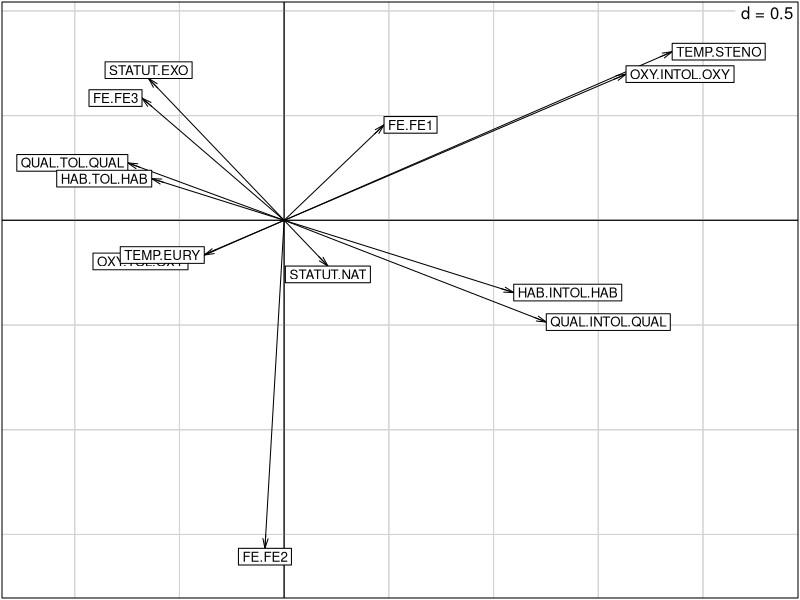
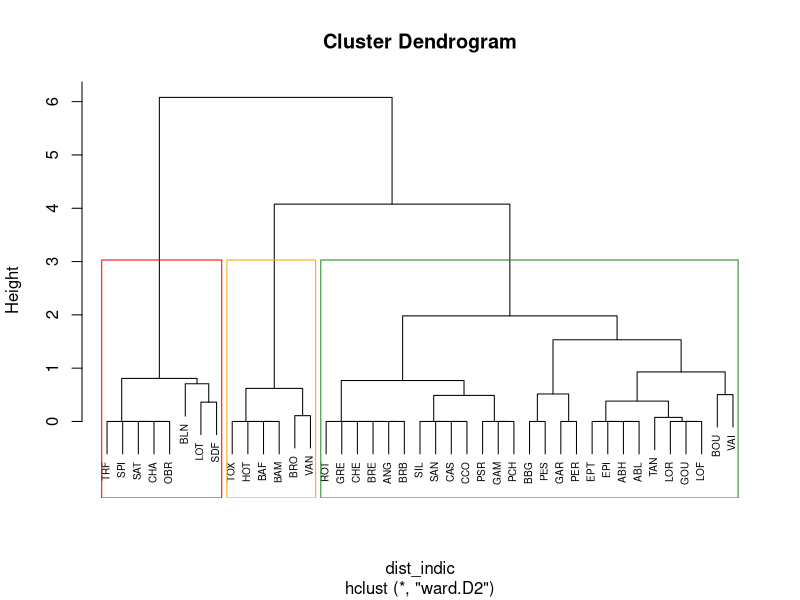
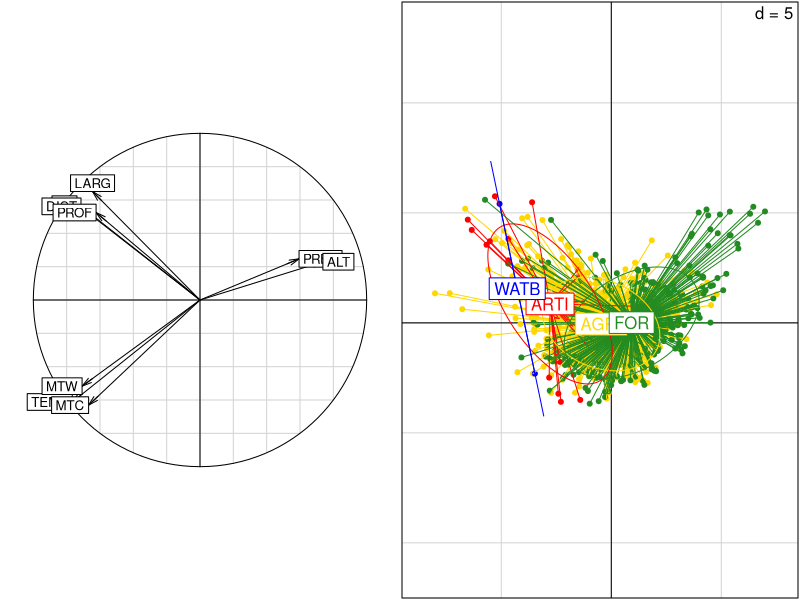
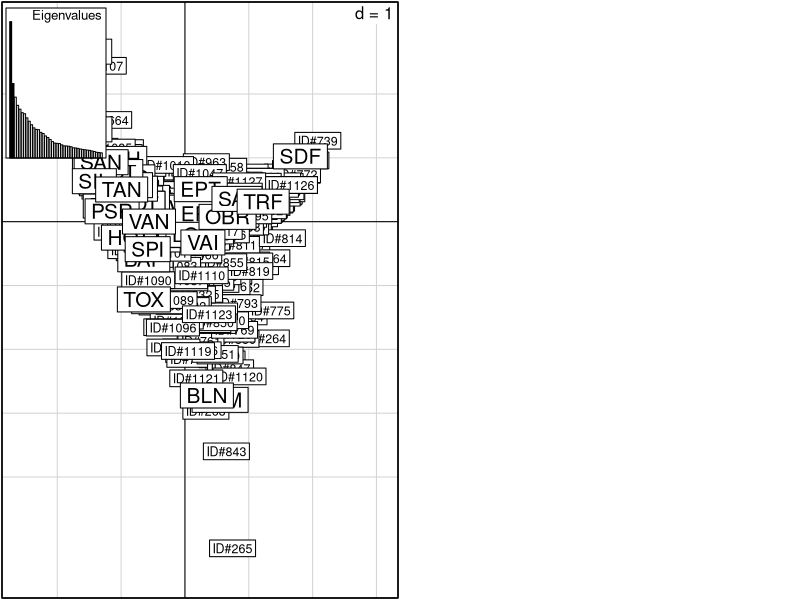
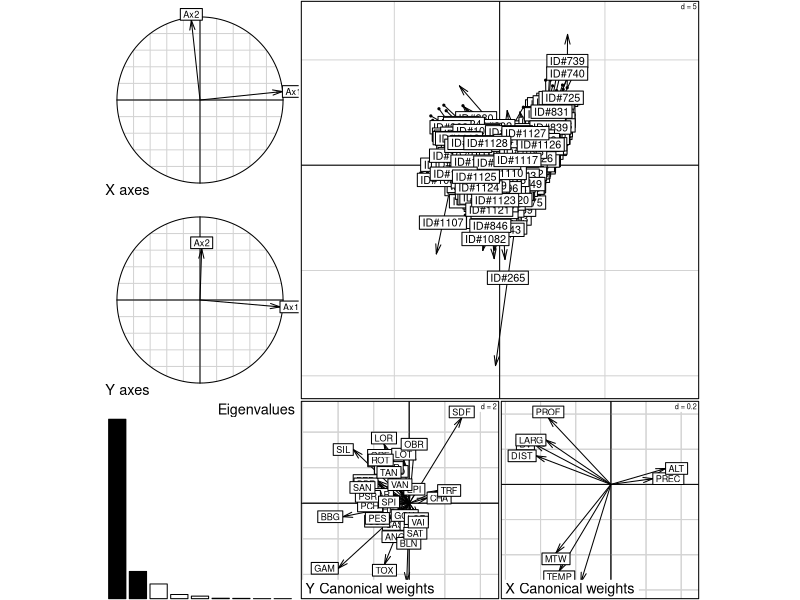

Write R code to recreate these figures, in order.
# Comment l'anthropisation des cours d'eau influence-t-elle les traits et la composition des poissons ?

# H1: Les espèces généralistes ont plus de succés que les spécialistes
# H2: Les espèces gagnantes ont des strategies r.
# H3: 

library(ade4)


##################### Préparation des données ##################
env= read.csv('env.csv', header = TRUE,  sep = ';',  stringsAsFactors = FALSE, row.names = 1)
sp= read.csv('sp.csv', header = TRUE,  sep = ';',  stringsAsFactors = FALSE, row.names = 1)
traits= read.csv('traits.csv', header = TRUE,  sep = ';',  stringsAsFactors = FALSE, row.names = 1)

env 
sp 
traits 

env <- env[rownames(sp), ]

str(traits)
traits_indic=  traits[, c("FE","QUAL", "HAB", "OXY", "TEMP", "STATUT")]
traits_indic <- as.data.frame(lapply(traits_indic, as.factor))


env_quant <- env[, c("TEMP", "MTC", "MTW", "PREC", "BV", "DIST", "ALT", "LARG", "PROF")]
env_quant$BV   <- log(env_quant$BV + 1)
env_quant$DIST <- log(env_quant$DIST + 1)
env_quant$ALT  <- log(env_quant$ALT + 1)
env_quant$LARG <- log(env_quant$LARG + 1)
env_quant$PROF <- log(env_quant$PROF + 1)


sp = log(sp + 1)

##################### Ségrégration des espèces  ##################


acm_indic <- dudi.acm(traits_indic, scannf = FALSE, nf = 2)
s.arrow(acm_indic$co, clabel = 0.8)  

dist_indic <- dist(acm_indic$li)
classif_indic <- hclust(dist_indic, method = "ward.D2") # à verifier avec d'autres méthodes de classification hiérarchique
traits$Profil <- as.factor(cutree(classif_indic, k = 3)) # 3 pour gagnants / perdants / intermédiaires

plot(classif_indic, labels = rownames(traits), cex = 0.6)
rect.hclust(classif_indic, k = 3, border = c("red", "orange", "forestgreen"))
       

######################### ACP environnementale  ##################

acp_env = dudi.pca(env_quant, center = TRUE, scale = TRUE, scannf = FALSE, nf = 2)
sum(acp_env$eig[1:2]/sum(acp_env$eig)*100) 

par(mfrow = c(1, 2))

s.corcircle(acp_env$co, xax = 1, yax = 2, clabel = 0.8)

s.class(acp_env$li, fac = as.factor(env$OS), 
        col = c("gold", "red", "forestgreen", "blue"),cstar = 1,cellipse = 1.5, axesell = FALSE, clabel = 1)

######################## AFC avec les espèces  ##################

afc_sp = dudi.coa(sp, scannf = FALSE, nf = 2)

scatter(afc_sp)
inertia.dudi(afc_sp)

########################## Coinertie entre les espèces et les variables environnementales  ##################

acp_pond = dudi.pca(env_quant, row.w = afc_sp$lw, center = TRUE, scale = TRUE, scannf = FALSE, nf = 2)
coiner_syndorme= coinertia(acp_pond, afc_sp, scannf = FALSE, nf = 2)

randtest(coiner_syndorme, nrepet = 999)

plot(coiner_syndorme)

##################### Réponse à H1 : Les espèces généralistes ont plus de succès que les spécialistes  ##################
